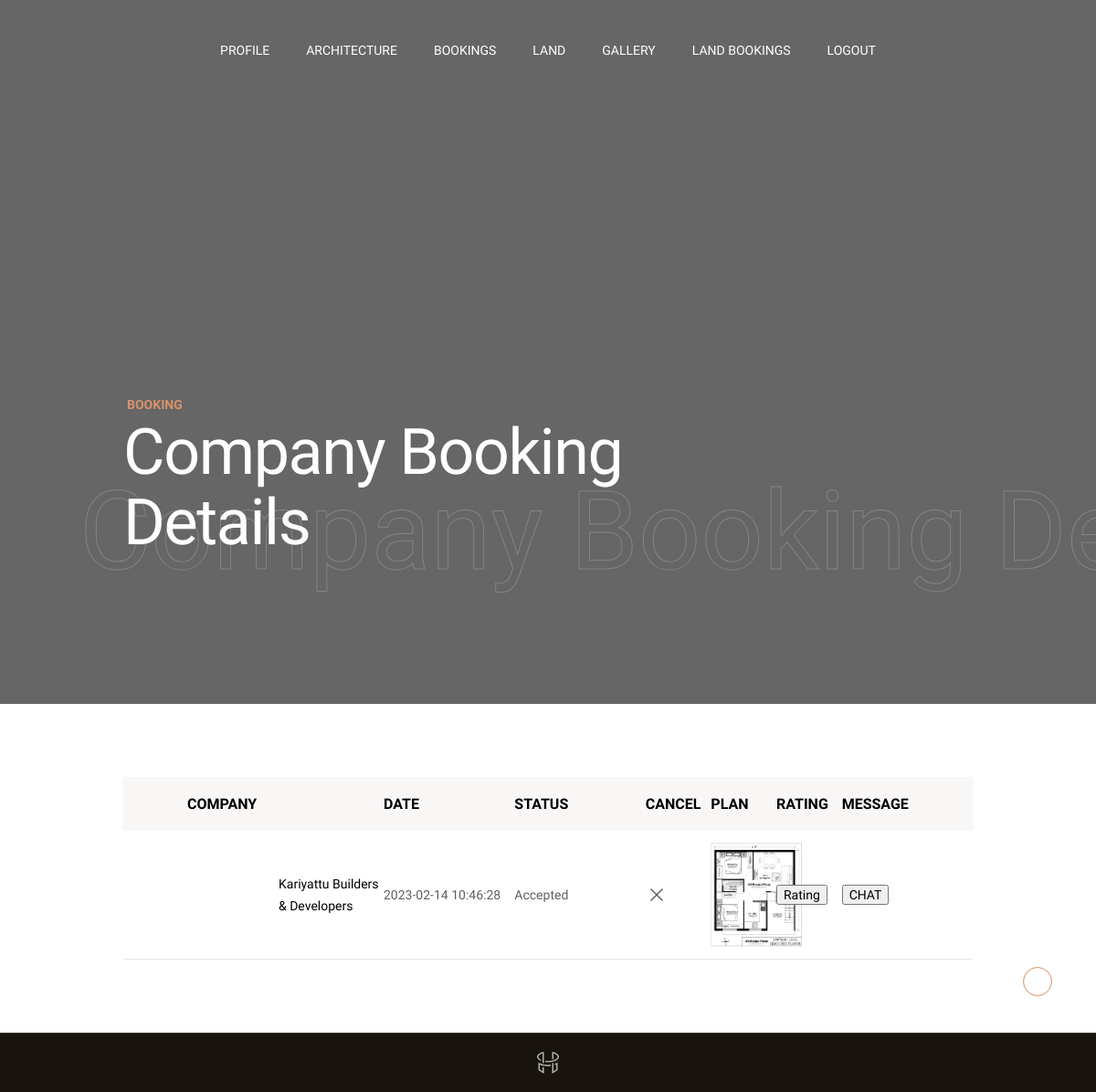
Page /user/bookingdetails.php (signed in) on the committed database.
### tables this page shows
CREATE TABLE IF NOT EXISTS `company_booking` (
  `b_id` int(30) NOT NULL AUTO_INCREMENT,
  `bl_id` int(30) NOT NULL,
  `bcl_id` int(30) NOT NULL,
  `b_fname` varchar(100) NOT NULL,
  `b_lname` varchar(100) NOT NULL,
  `b_email` varchar(100) NOT NULL,
  `b_address` varchar(100) NOT NULL,
  `b_contactnumber` varchar(100) NOT NULL,
  `b_status` varchar(100) NOT NULL,
  `b_date` timestamp NOT NULL DEFAULT CURRENT_TIMESTAMP,
  PRIMARY KEY (`b_id`)
);

CREATE TABLE IF NOT EXISTS `company_registration` (
  `c_id` int(30) NOT NULL AUTO_INCREMENT,
  `cl_id` int(30) NOT NULL,
  `c_companyname` varchar(100) NOT NULL,
  `c_address` varchar(100) NOT NULL,
  `c_email` varchar(100) NOT NULL,
  `c_password` varchar(100) NOT NULL,
  `c_phonenumber` varchar(100) NOT NULL,
  `map` text NOT NULL,
  `pincode` int(6) NOT NULL,
  `c_file` varchar(100) NOT NULL,
  PRIMARY KEY (`c_id`)
);

CREATE TABLE IF NOT EXISTS `requirement` (
  `rb_id` int(30) NOT NULL AUTO_INCREMENT,
  `r_requirement` varchar(100) NOT NULL,
  `b_id` int(30) NOT NULL,
  `r_plan` varchar(100) NOT NULL,
  `r_budget` varchar(100) NOT NULL,
  `plan` varchar(100) DEFAULT NULL,
  `status` varchar(100) NOT NULL DEFAULT 'Not Approved',
  PRIMARY KEY (`rb_id`)
);

### user/bookingdetails.php (the view, shortened to what this page needs)
<?php
include 'uheader.php';
?>
  <div class="content-wrapper  js-content-wrapper">
        <section class="page-masthead">
          <div data-parallax="0.6" class="page-masthead__bg">
          </div>
          <div class="container">
            <div class="page-masthead__content">
              <div class="row justify-content-between md:justify-content-center align-items-center">
                <div class="col-lg-9 col-md-10">
                  <div data-anim="slide-up delay-1">
                    <div class="page-masthead__subtitle">Booking</div>
                    <div class="page-masthead__back_title">Company Booking Details</div>
                    <h1 class="page-masthead__title text-white">Company Booking Details</h1>
                  </div>
                </div>
              </div>
            </div>
          </div>
        </section>
        <section class="layout-pt-md layout-pb-md">
          <div class="container">
            <div class="row x-gap-60">
              <div class="col-lg">
                <div class="shopCart-header sm:d-none">
                  <div class="row no-gutters justify-content-between">
                    <div class="col-md-3">
                      <div class="shopCart-header__title">
                        Company
                      </div>
                    </div>
                    <div class="col-md-2">
                      <div class="shopCart-header__title">
                        Date
                      </div>
                    </div>
                    <div class="col-md-2">
                      <div class="shopCart-header__title">
                        Status
                      </div>
                    </div>
                    <div class="col-md-1">
                      <div class="shopCart-header__title">
                        Cancel
                      </div>
                    </div>
                      <div class="col-md-1">
                      <div class="shopCart-header__title">
                        plan
                      </div>
                    </div>
                      <div class="col-md-1">
                      <div class="shopCart-header__title">
                        Rating
                      </div>
                    </div>
                     <div class="col-md-2">
                      <div class="shopCart-header__title">
                        Message
                      </div>
                    </div>
                  </div>
                </div>
                <div class="shopCart-products">
                  <?php
                    $result = $con->query("SELECT company_registration.cl_id,company_registration.c_companyname,company_booking.b_date,company_booking.b_status,company_registration.c_file,company_booking.b_id  FROM company_booking INNER JOIN company_registration ON company_booking.bcl_id=company_registration.c_id WHERE company_booking.bl_id=$l_id");
                               while($row= mysqli_fetch_array($result))
                                 {
                                  ?>
                  <div class="shopCart-products__item">
                    <div class="row no-gutters y-gap-10 justify-content-between">
                      <div class="col-md-3">
                        <div class="shopCart-products__product">
                          <div class="image">
                            <div class="bg-image js-lazy" data-bg="../uploads/<?php echo  $c_file= $row['c_file']; ?>"></div>
                          </div>
                          <div class="title"><?php echo  $c_companyname= $row['c_companyname']; ?></div>
                        </div>
                      </div>
                      <div class="col-md-2 sm:mt-16">
                        <div class="d-flex h-100 align-items-center">
                          <div class="shopCart-products__price text-grey">
                             <?php echo  $b_date=$row['b_date']; ?>
                          </div>
                        </div>
                      </div>
                      <div class="col-md-2">
                        <div class="d-flex h-100 align-items-center">
                          <div class="shopCart-products__quantity text-grey">
                            <?php
  $b_status=$row['b_status'];
if($b_status=='Accepted')
{
 ?>
 <a href="enterdetails.php?b_id=<?php echo $row['b_id']; ?>">Accepted</a>
 <?php
}
else
{
  echo "Booked";
}
                             ?>
                          </div>
                        </div>
                      </div>
                      <div class="col-md-1">
                        <div class="d-flex h-100 align-items-center">
                          <div class="shopCart-products__subtotal text-grey">
                            <div class="shopCart-products__cross">
                       <a href="deletebooking.php?b_id=<?php echo $row['b_id']; ?>"> <i class="icon" data-feather="x"></i></a>
                      </div>
                          </div>
                        </div>
                      </div>
                      <div class="col-md-1">
                        <div class="d-flex h-100 align-items-center">
                          <div class="shopCart-products__subtotal text-grey">
                            <div class="shopCart-products__cross">
                            <?php
                            $bbbbb= $row['b_id'];
                             $results = $con->query("select * from requirement WHERE b_id=$bbbbb AND status='Approved'");
                               while($rows= mysqli_fetch_array($results))
                                 {
                    $plan= $rows['plan'];
                   }
                   ?>
                   <?php
                   if(isset($plan))
                   {
                   ?>
                   <a href="../uploads/<?php echo  $plan; ?>" download>
    <img src="../uploads/<?php echo  $plan; ?>" style="width: 100px;" />
 </a>
 <?php } ?>
                      </div>
                          </div>
                        </div>
                      </div>
                        <div class="col-md-1">
                        <div class="d-flex h-100 align-items-center">
                          <div class="shopCart-products__subtotal text-grey">
                            <div class="shopCart-products__cross">
                       <a href="rating.php?cl_id=<?php echo  $cl_id=$row['cl_id']; ?>"><input type="button" name="" value="Rating"> </a>
                      </div>
                          </div>
                        </div>
                      </div>
                        <div class="col-md-2">
                        <div class="d-flex h-100 align-items-center">
                          <div class="shopCart-products__subtotal text-grey">
                            <div class="shopCart-products__cross">
                       <a href="messegeuser.php?cl_id=<?php echo  $cl_id=$row['cl_id']; ?>"> <input type="button" name="" value="CHAT"></a>
                      </div>
                          </div>
                        </div>
                      </div>
                    </div>
                  </div>
                <?php   }
                                 ?>
                </div>
              </div>
              </div>
          </div>
        </section>
       <?php
include 'ufooter.php';
?>

### rows in the picture
company_booking: company_registration.c_companyname "Kariyattu Builders & Developers", b_date "2023-02-14 10:46:28", requirement.plan (picture)
